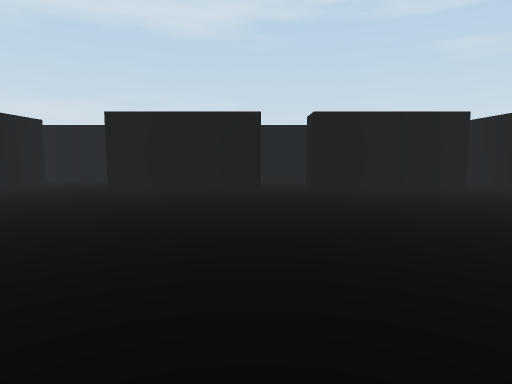
view 1 (above)

24 first-person views from a walk through a 3-D level made in the Unity game engine. The camera is 1.2 m above the floor, tilts 6° down and sees 75° across. The floor is counted in squares, 2 m on a side. Each view is taken from the middle of a square. On the plan, view 1 faces up. The plan holds only what a view shows up to about 10 squares ahead; the rest is blank.

view 2
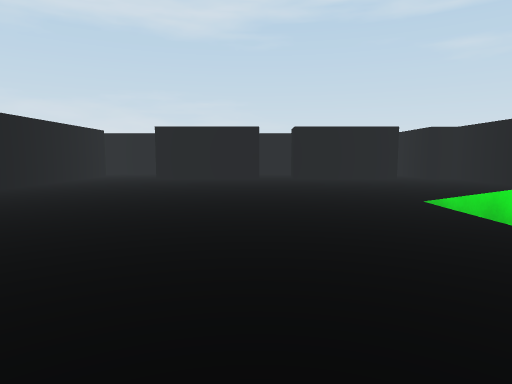

view 3
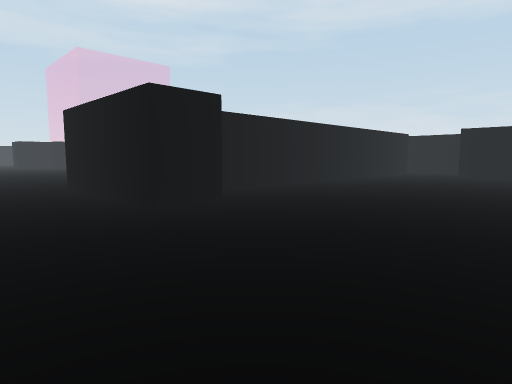

view 4
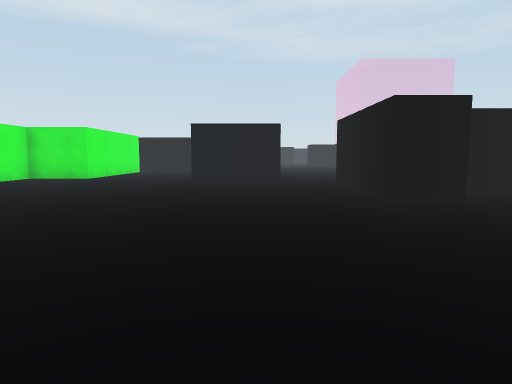

view 5
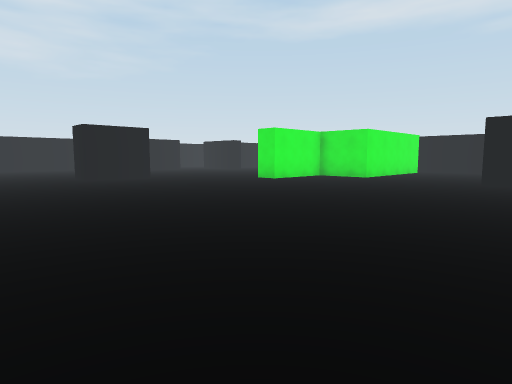

view 6
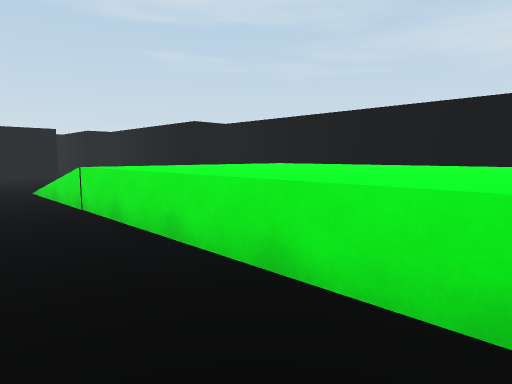

view 7
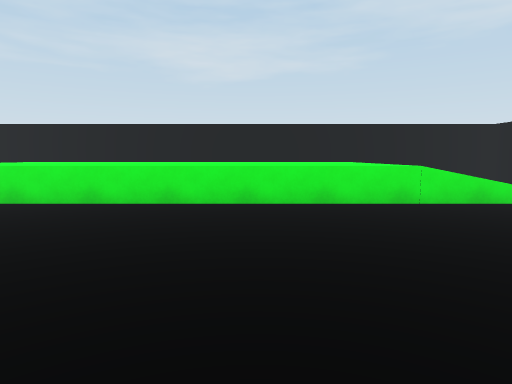

view 8
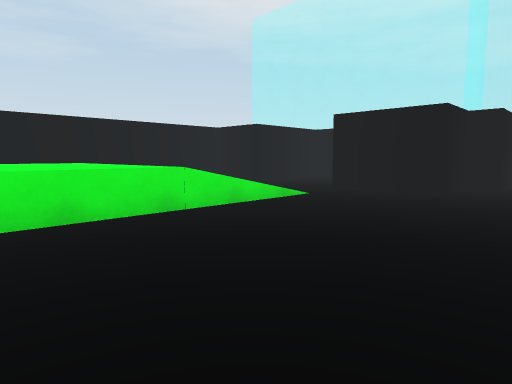

view 9
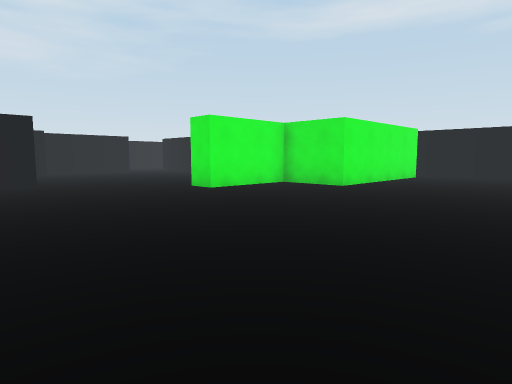

view 10
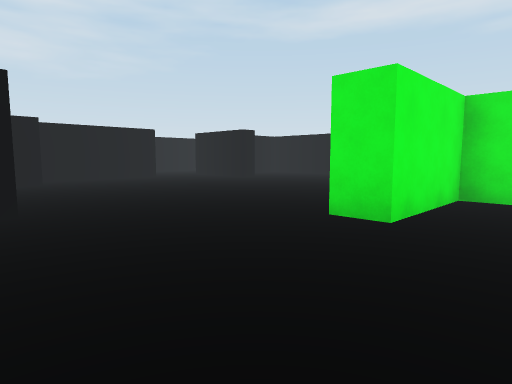

view 11
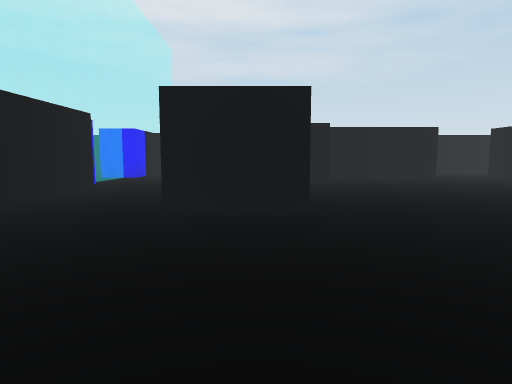

view 12
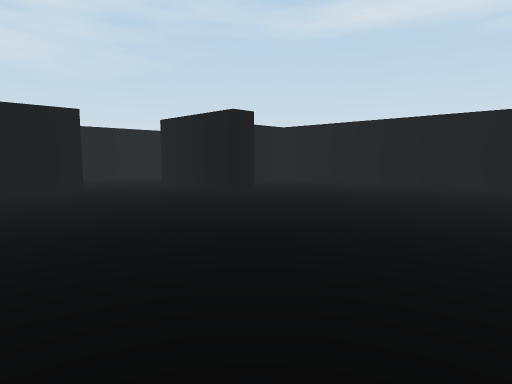

view 13
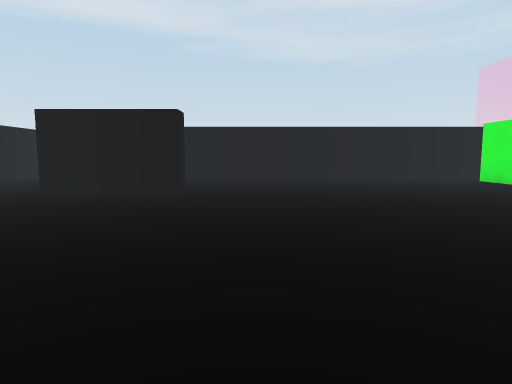

view 14
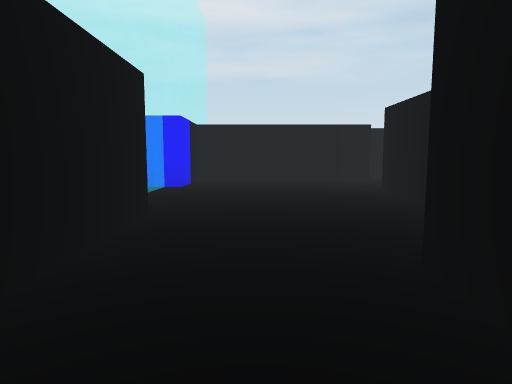

view 15
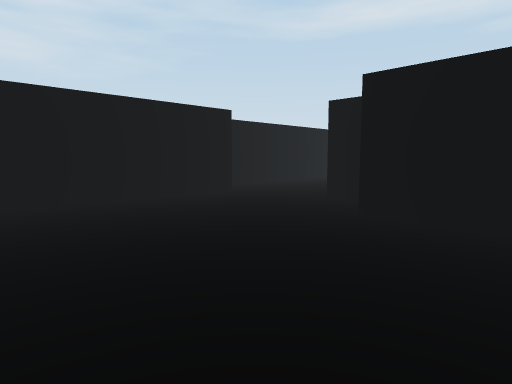

view 16
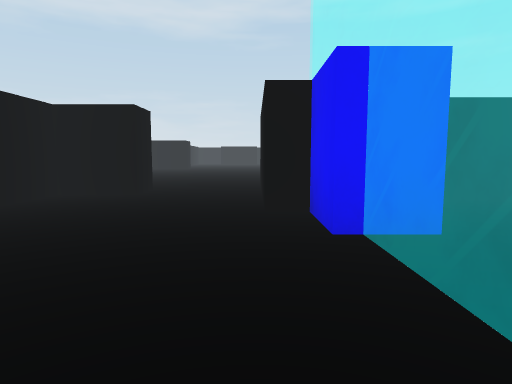

view 17
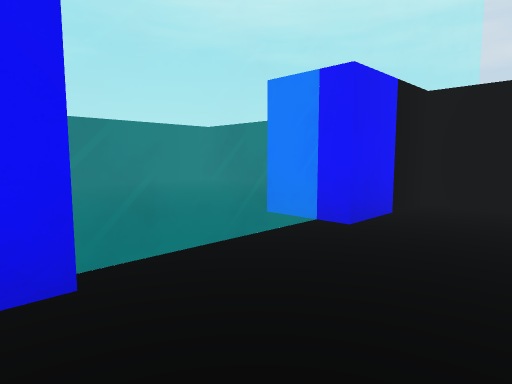

view 18
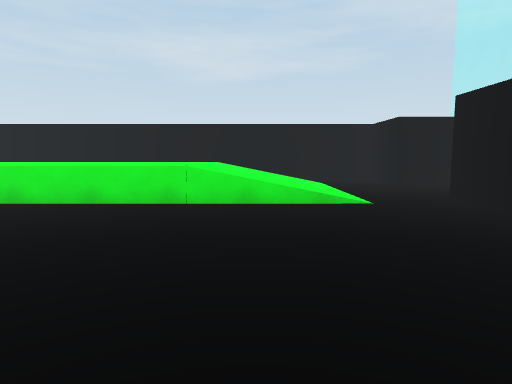

view 19
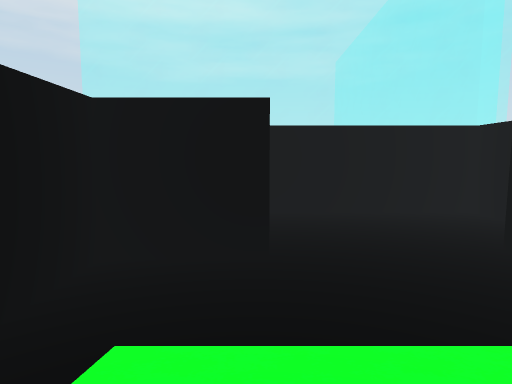

view 20
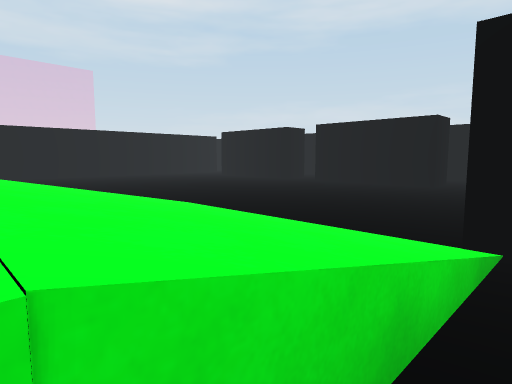

view 21
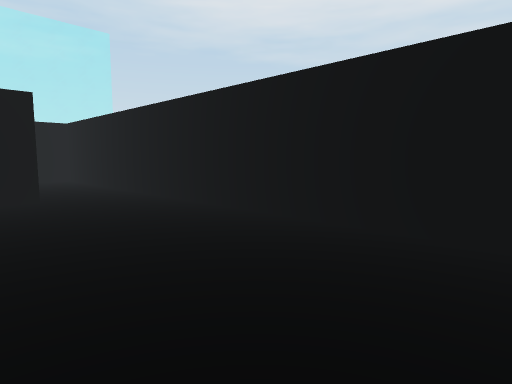

view 22
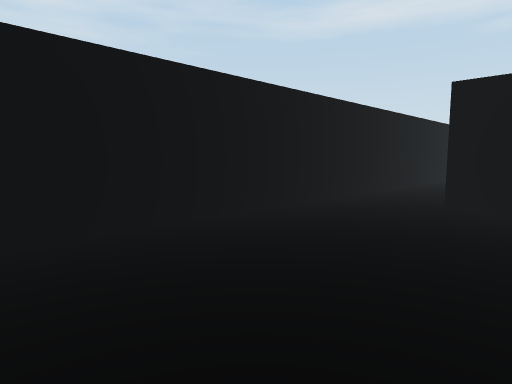

view 23
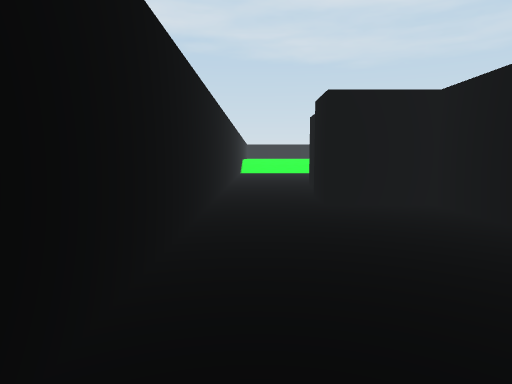

view 24
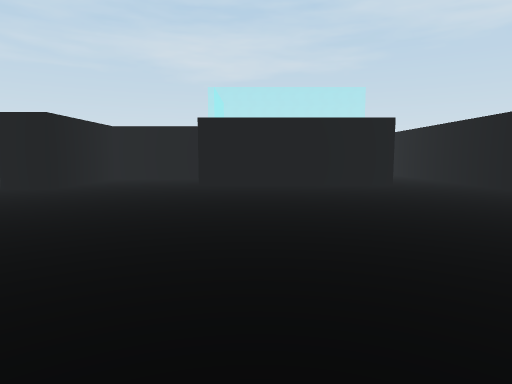

### Floor plan
Key: @ floor where view 1 was taken; # wall or solid block; . main floor; : floor 1 m higher than the main floor; / step, stairs or slope; = window, fence, low wall or low ledge.
Columns run from 23 left of view 1 to 7 right of it. Each row starts with its distance up from view 1.
  9                   ##   ######
  8                   ..   ..  .#
  7                   #..  ####.#
  6                   #..######.##
  5                   #..........#
  4                   #..........#
  3                   #..........#
  2                   #..........##
  1                   #.......///.#
  0                   #....@..///.#
 -1                   #.......:::.#
 -2             ..    #.......:::.#
 -3             .....###......:::.#
 -4              .............:::.#
 -5                #..........::: #
 -6                #..........::: #
 -7            ...............::: #
 -8          #................:::.#
 -9          #................///.#
-10          #.####...........///.#
-11          #....#...............#
-12          #....####......##..###
-13          #.............##...#
-14      ..###..........##.##...#
-15    ......#..........#..#=====
-16   .......#..........#..#=..
-17  ......#.#..........#... ..
-18 .......# #...#.....##...=...
-19  ......# #####.....#....=....#
-20   .....# #.....#####....= ...#
-21    ......#.....#........#....#
-22     ...............######  ..#
-23     ################       ###

Where each view was taken, in squares from view 1:
view 1: 0 up, 0 right, facing up
view 2: 3 down, 0 right, facing up
view 3: 5 down, 0 right, facing up-left
view 4: 5 down, 1 right, facing left
view 5: 5 down, 1 right, facing down-left
view 6: 5 down, 1 right, facing up-right
view 7: 6 down, 2 left, facing right
view 8: 6 down, 1 left, facing down-right
view 9: 6 down, 2 left, facing down-left
view 10: 10 down, 3 left, facing down-left
view 11: 10 down, 3 left, facing down
view 12: 13 down, 6 left, facing down-left
view 13: 16 down, 4 left, facing left
view 14: 13 down, 1 left, facing down
view 15: 17 down, 0 right, facing down-left
view 16: 20 down, 0 right, facing up
view 17: 17 down, 1 left, facing down-right
view 18: 9 down, 2 left, facing right
view 19: 9 down, 5 right, facing down
view 20: 1 down, 6 right, facing up-left
view 21: 20 down, 13 left, facing down-right
view 22: 20 down, 9 left, facing down-left
view 23: 22 down, 9 left, facing left
view 24: 18 down, 23 left, facing right
